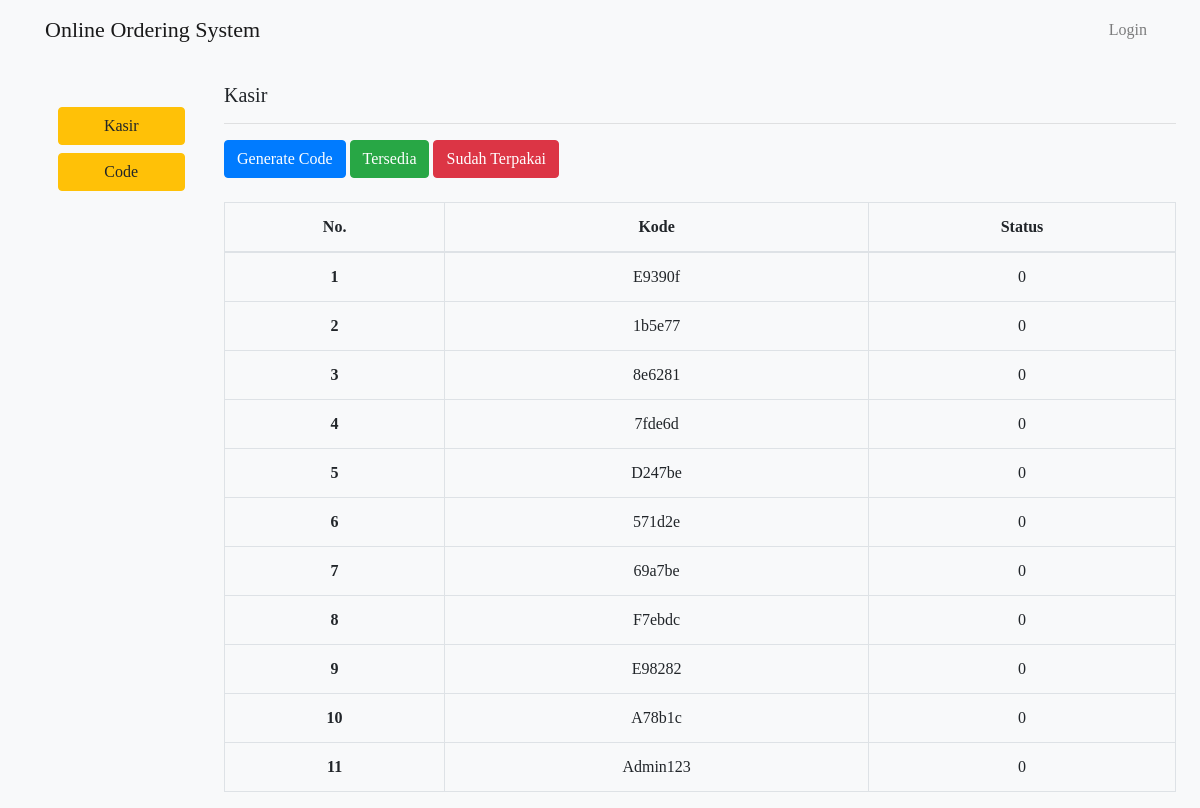
The app's page /ccodes/index with its own data.
### tables this page shows
CREATE TABLE `tb_kode`  (
  `id_kode` int(255) NOT NULL AUTO_INCREMENT,
  `kodeUnik` varchar(255) NOT NULL,
  `statusKode` int(2) NOT NULL,
  PRIMARY KEY (`id_kode`) USING BTREE
);

### application/controllers/cCodes.php (called while the page is built, shortened)
<?php
	class cCodes extends CI_Controller{
	public function __construct(){
		$this->data['notif_pesanan'] = 0;
	}
	public function index($pilihan = "tersedia"){
		$data = $this->data;
		$data['code'] = $this->mCode->getCode();
		$data['pilihan'] = $pilihan;
		$this->load->view('templates/header', $data);
    $this->load->view('codes/index', $data);
    $this->load->view('templates/footer', $data);
	}
}

### index.php (called while the page is built, shortened)
<?php
require_once BASEPATH.'core/CodeIgniter.php';

### application/models/mCode.php (called while the page is built, shortened)
<?php
class mCode extends CI_model{
	public function getCode(){
		$query = $this->db->get('tb_kode');
		return $query->result_array();
	}
}

### application/views/codes/index.php (the view, shortened to what this page needs)
<h5>Kasir</h5>
<hr>
<a href="<?php   echo base_url('ccodes/generateCode') ?>" class="btn btn-primary">Generate Code</a>
<a href="<?php   echo base_url('ccodes/index/') ?>" class="btn btn-success">Tersedia</a>
<a href="<?php   echo base_url('ccodes/index/terpakai') ?>" class="btn btn-danger">Sudah Terpakai</a>
<br>
<br>
<?php if($pilihan == "tersedia"): ?>
 <table class="table table-bordered text-center">
    <thead>
      <tr>
        <th scope="col">No.</th>
        <th scope="col">Kode</th>
        <th scope="col">Status</th>
      </tr>
    </thead>
    <tbody>
      <?php
        $nomor = 1;
      ?>
      <?php foreach ($code as $c):
        if($c['statusKode'] == 0){
        ?>
      <tr>
        <th><?php echo $nomor; ?></th>
        <td><?= ucfirst($c['kodeUnik']); ?></td>
        <td><?= ucfirst($c['statusKode']); ?></td>
        <?php  $nomor++; ?>
      </tr>
      <?php } endforeach; ?>
    </tbody>
  </table>
<?php endif; ?>

### assets/css/style.css (style rules this page uses)
body { font-family: 'Montserrat'; }

### records on screen
tb_kode: kodeUnik "E9390f", statusKode "0"
tb_kode: kodeUnik "1b5e77", statusKode "0"
tb_kode: kodeUnik "8e6281", statusKode "0"
tb_kode: kodeUnik "7fde6d", statusKode "0"
tb_kode: kodeUnik "D247be", statusKode "0"
tb_kode: kodeUnik "571d2e", statusKode "0"
tb_kode: kodeUnik "69a7be", statusKode "0"
tb_kode: kodeUnik "F7ebdc", statusKode "0"
tb_kode: kodeUnik "E98282", statusKode "0"
tb_kode: kodeUnik "A78b1c", statusKode "0"
tb_kode: kodeUnik "Admin123", statusKode "0"
